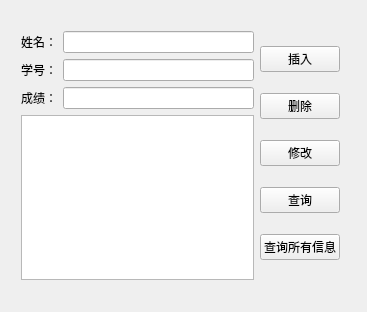
<?xml version="1.0" encoding="UTF-8"?>
<ui version="4.0">
 <class>Widget</class>
 <widget class="QWidget" name="Widget">
  <property name="geometry">
   <rect>
    <x>0</x>
    <y>0</y>
    <width>367</width>
    <height>312</height>
   </rect>
  </property>
  <property name="windowTitle">
   <string>Widget</string>
  </property>
  <widget class="QWidget" name="horizontalLayoutWidget">
   <property name="geometry">
    <rect>
     <x>10</x>
     <y>20</y>
     <width>341</width>
     <height>271</height>
    </rect>
   </property>
   <layout class="QHBoxLayout" name="horizontalLayout">
    <item>
     <layout class="QFormLayout" name="formLayout">
      <item row="0" column="0">
       <widget class="QLabel" name="labelName">
        <property name="text">
         <string>姓名：</string>
        </property>
       </widget>
      </item>
      <item row="0" column="1">
       <widget class="QLineEdit" name="lineEditName"/>
      </item>
      <item row="1" column="0">
       <widget class="QLabel" name="labelNum">
        <property name="text">
         <string>学号：</string>
        </property>
       </widget>
      </item>
      <item row="1" column="1">
       <widget class="QLineEdit" name="lineEditNum"/>
      </item>
      <item row="2" column="0">
       <widget class="QLabel" name="labelScore">
        <property name="text">
         <string>成绩：</string>
        </property>
       </widget>
      </item>
      <item row="2" column="1">
       <widget class="QLineEdit" name="lineEditScore"/>
      </item>
      <item row="3" column="0" colspan="2">
       <widget class="QTextEdit" name="textEdit"/>
      </item>
     </layout>
    </item>
    <item>
     <layout class="QVBoxLayout" name="verticalLayout_2">
      <item>
       <widget class="QPushButton" name="btnInsert">
        <property name="text">
         <string>插入</string>
        </property>
       </widget>
      </item>
      <item>
       <widget class="QPushButton" name="btnDelete">
        <property name="text">
         <string>删除</string>
        </property>
       </widget>
      </item>
      <item>
       <widget class="QPushButton" name="btnUpdate">
        <property name="text">
         <string>修改</string>
        </property>
       </widget>
      </item>
      <item>
       <widget class="QPushButton" name="btnSelect">
        <property name="text">
         <string>查询</string>
        </property>
       </widget>
      </item>
      <item>
       <widget class="QPushButton" name="btnSelectAll">
        <property name="text">
         <string>查询所有信息</string>
        </property>
       </widget>
      </item>
     </layout>
    </item>
   </layout>
  </widget>
 </widget>
 <layoutdefault spacing="6" margin="11"/>
 <resources/>
 <connections/>
</ui>
